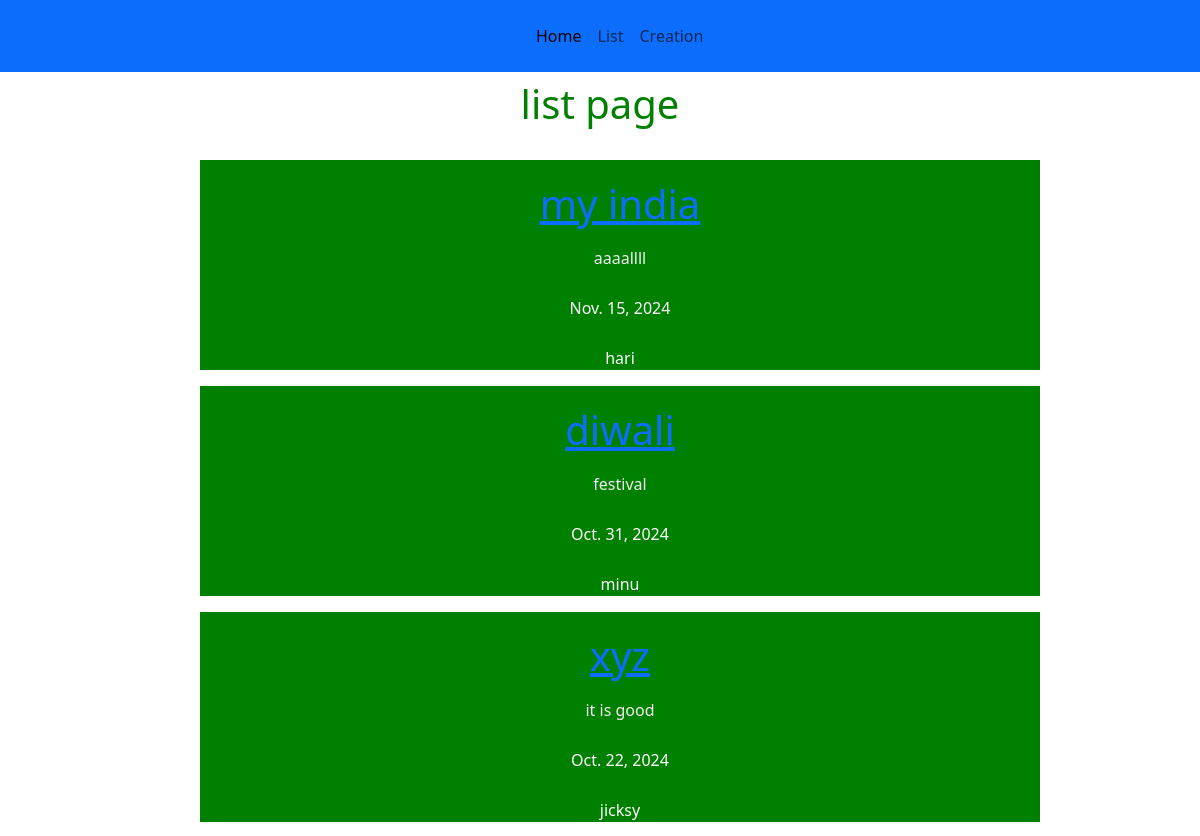
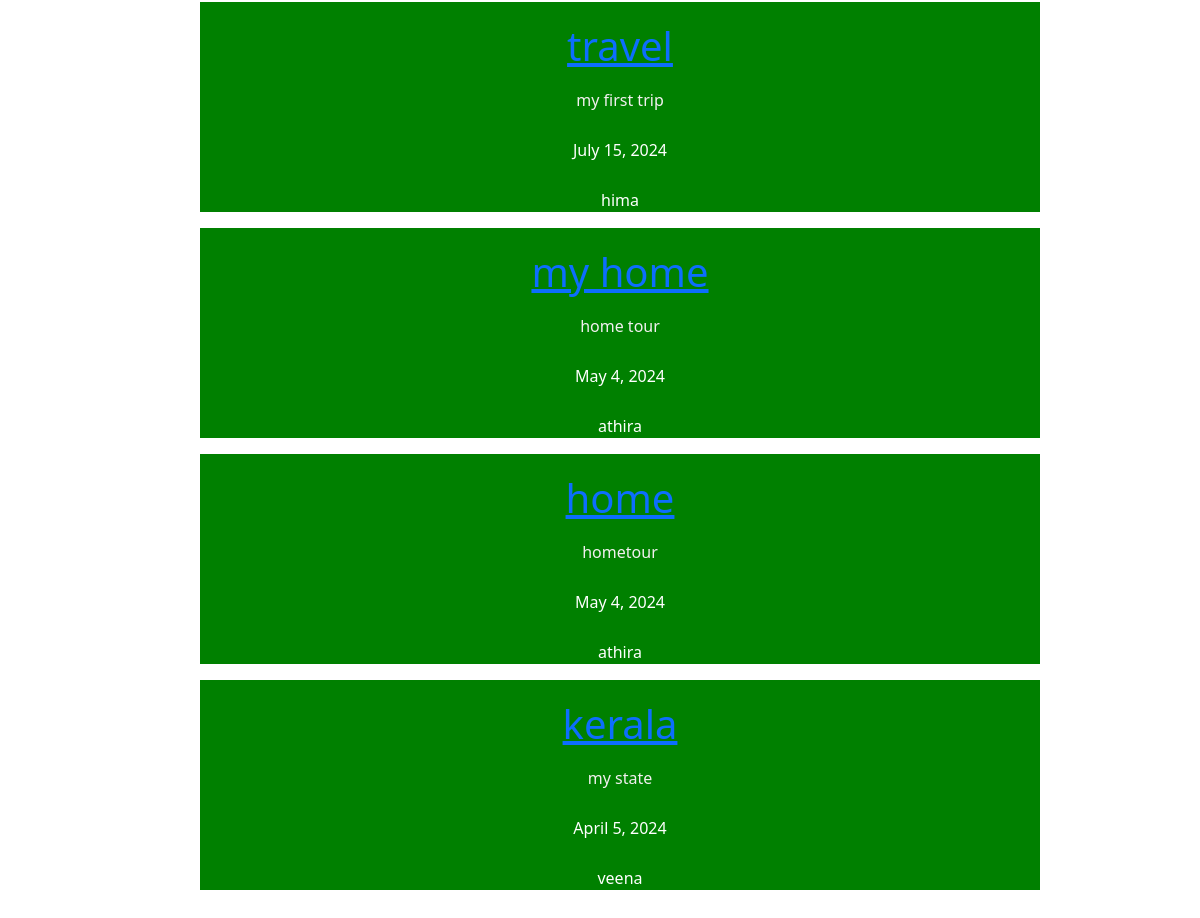
Screenshot of /cbvlist with the database file from the repository (2 pictures, top to bottom).
### blog/models.py (models this page shows)
class PostModel(models.Model):
    id=models.BigAutoField(
        primary_key=True
    )
    title=models.CharField(
        max_length=50,
        null=False,
        blank=False,
        unique=True,
        verbose_name='title'
    )
    content=models.TextField(
        max_length=30,
        verbose_name='descrption'
    )
    pdate=models.DateField()
    author=models.CharField(
        max_length=50,
    )

### blog/views.py (the view)
# urls.py: path('cbvlist',tasklistview.as_view(),name='listblog'),
class tasklistview(ListView):
    model=PostModel
    template_name='listtemplate.html'
    context_object_name='post'
    ordering = ['-pdate']

### blog/templates/listtemplate.html (shortened to what this page needs)
{% extends 'base.html'%}
{% block content %}
<h1  class="heading">list page</h1>
<br>
{% for x in post %}
    <div style="text-align: center; margin-left: 200px; width: 70%; height: 10%; background-color: green;">
        <h1 style="color: rgb(243, 240, 240); padding-top: 20px;"><a href="{% url 'view_details' x.pk %}">{{ x.title }}</a></h1>
        <p style="color: rgb(243, 240, 240); padding-top: 10px;">{{ x.content|truncatewords:20 }}</p>
        <p style="color: white;padding-top: 10px;">{{x.pdate}}</p>
        <p  style="color: white;padding-top: 10px;">{{x.author}}</p>
    </div>
{% endfor %}
{% endblock %}

### blog/templates/base.html (shortened to what this page needs)
<!doctype html>
<html lang="en">
  <head>
    <link href="https://cdn.jsdelivr.net/npm/bootstrap@5.3.3/dist/css/bootstrap.min.css" rel="stylesheet">
    <link rel="stylesheet" href="../static/css/style.css">
  </head>
  <body>
    <nav class="navbar navbar-expand-lg p-3 mb-2 bg-primary text-white">
      <div class="container-fluid">
        <div class="collapse navbar-collapse" id="navbarSupportedContent " style="padding-left: 500px;">
          <ul class="navbar-nav me-auto mb-2 mb-lg-0"  >
          <li class="nav-item">
            <a class="nav-link active" aria-current="page" href="{% url 'homeblog' %}">Home</a>
          </li>
          <li class="nav-item">
            <a class="nav-link" href="{% url 'listblog' %}">List</a>
          </li>
          <li class="nav-item">
            <a class="nav-link" href="{% url 'create_post' %}">Creation</a>
          </li>
    </div>
  </nav>
  {% block content%}
      {%endblock%}
  </body>
</html>

### blog/static/css/style.css (style rules this page uses)
.heading { text-align: center; color: green; }

### rows the page displays
PostModel: title "my india", content "aaaallll", pdate "Nov. 15, 2024", author "hari"
PostModel: title "diwali", content "festival", pdate "Oct. 31, 2024", author "minu"
PostModel: title "xyz", content "it is good", pdate "Oct. 22, 2024", author "jicksy"
PostModel: title "travel", content "my first trip", pdate "July 15, 2024", author "hima"
PostModel: title "my home", content "home tour", pdate "May 4, 2024", author "athira"
PostModel: title "home", content "hometour", pdate "May 4, 2024", author "athira"
PostModel: title "kerala", content "my state", pdate "April 5, 2024", author "veena"
